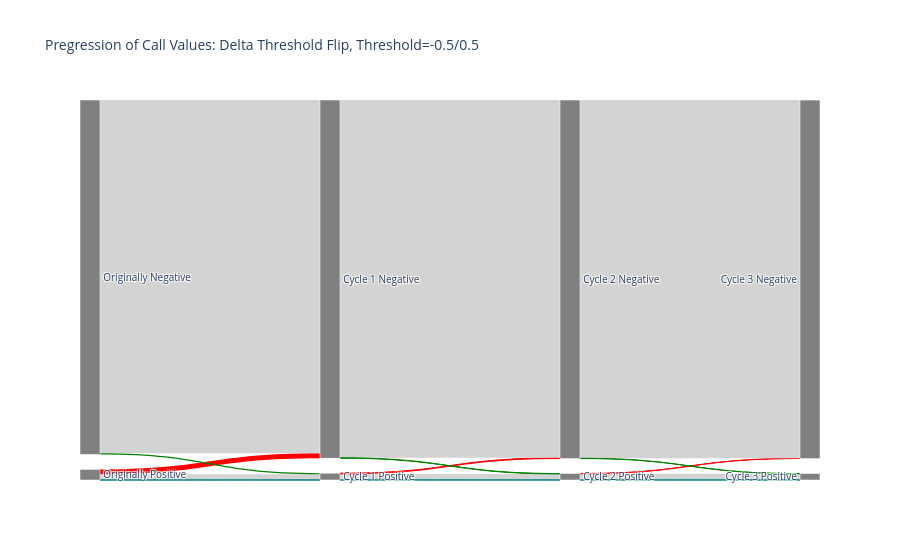

Notebook cell for this chart:
### Code cell
fig = go.Figure(data=[go.Sankey(
    node = dict(
      pad = 15,
      thickness = 20,
      line = dict(color = 'white', width = 0.5),
      label = ['Originally Positive', 'Originally Negative', 'Cycle 1 Positive', 'Cycle 1 Negative', 
               'Cycle 2 Positive', 'Cycle 2 Negative', 'Cycle 3 Positive', 'Cycle 3 Negative'],
      color = 'Grey'
    ),
    link = dict(
      source = [0, 0, 1, 1, 2, 2, 3, 3, 4, 4, 5, 5, 0, 2, 4],
      target = [2, 3, 3, 2, 4, 5, 5, 4, 6, 7, 7, 6, 2, 4, 6],
      value = [cycle_1_kept_1, removed_cycle_1, cycle_1_kept_0, added_cycle_1,
               cycle_2_kept_1, removed_cycle_2, cycle_2_kept_0, added_cycle_2,
               cycle_3_kept_1, removed_cycle_3, cycle_3_kept_0, added_cycle_3,
               readded_cycle_1, readded_cycle_2, readded_cycle_3],
      label = ['Unchanged Positive Cycle 1', 'Removed Cycle 1', 'Unchanged Negative Cycle 1', 'Added Cycle 1',
               'Unchanged Positive Cycle 2', 'Removed Cycle 2', 'Unchanged Negative Cycle 2', 'Added Cycle 2',
               'Unchanged Positive Cycle 3', 'Removed Cycle 3', 'Unchanged Negative Cycle 3', 'Added Cycle 3',
               'Readded Cycle 1', 'Readded Cycle 2', 'Readded Cycle 3'],
      color = ['#D3D3D3', 'Red', '#D3D3D3', 'Green', '#D3D3D3', 'Red', '#D3D3D3', 'Green', 
               '#D3D3D3', 'Red', '#D3D3D3', 'Green', 'Teal', 'Teal', 'Teal']
  ))])

fig.update_layout(title_text='Pregression of Call Values: Delta Threshold Flip, Threshold=-0.5/0.5', font_size=10)
fig.show()

### Figure 1 — Plotly figure (JSON) as saved in the notebook; plotly's stock layout.template omitted (floating-point values rounded to 4 significant figures)
{"data": [{"link": {"color": ["#D3D3D3", "Red", "#D3D3D3", "Green", "#D3D3D3", "Red", "#D3D3D3", "Green", "#D3D3D3", "Red", "#D3D3D3", "Green", "Teal", "Teal", "Teal"], "label": ["Unchanged Positive Cycle 1", "Removed Cycle 1", "Unchanged Negative Cycle 1", "Added Cycle 1", "Unchanged Positive Cycle 2", "Removed Cycle 2", "Unchanged Negative Cycle 2", "Added Cycle 2", "Unchanged Positive Cycle 3", "Removed Cycle 3", "Unchanged Negative Cycle 3", "Added Cycle 3", "Readded Cycle 1", "Readded Cycle 2", "Readded Cycle 3"], "source": [0, 0, 1, 1, 2, 2, 3, 3, 4, 4, 5, 5, 0, 2, 4], "target": [2, 3, 3, 2, 4, 5, 5, 4, 6, 7, 7, 6, 2, 4, 6], "value": [41351770, 34763776, 2548944884, 7638813, 43955147, 4974326, 2581032680, 2675980, 44880499, 1719210, 2584440389, 1566617, 161991, 61110, 31418]}, "node": {"color": "Grey", "label": ["Originally Positive", "Originally Negative", "Cycle 1 Positive", "Cycle 1 Negative", "Cycle 2 Positive", "Cycle 2 Negative", "Cycle 3 Positive", "Cycle 3 Negative"], "line": {"color": "white", "width": 0.5}, "pad": 15, "thickness": 20}, "type": "sankey"}], "layout": {"font": {"size": 10}, "title": {"text": "Pregression of Call Values: Delta Threshold Flip, Threshold=-0.5/0.5"}}}
